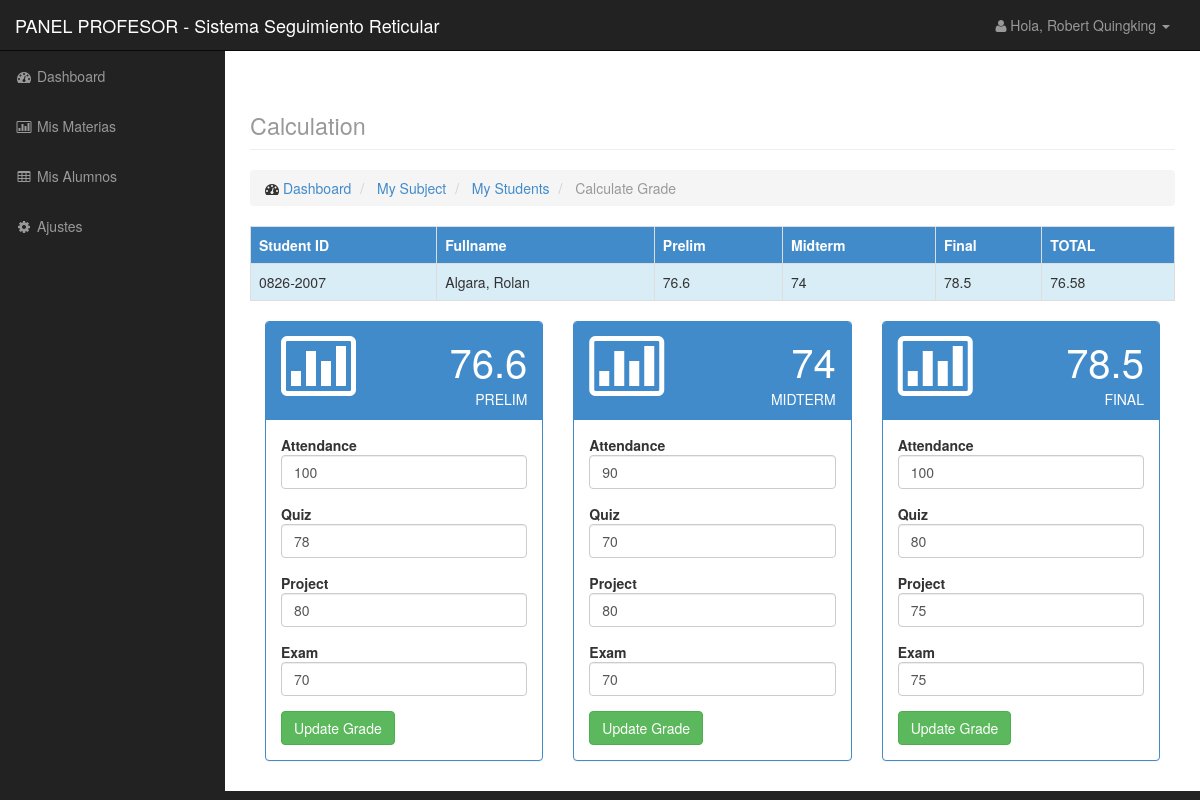
The app's page /retic/teacher/calculate.php?studid=2&classid=10 (signed in) with its own data.
### tables this page shows
CREATE TABLE `student` (
  `id` int(11) NOT NULL,
  `studid` varchar(50) NOT NULL,
  `fname` varchar(100) NOT NULL,
  `lname` varchar(100) NOT NULL,
  `face` varchar(60) NOT NULL,
  `correo` varchar(50) NOT NULL,
  `telefono` varchar(50) NOT NULL,
  `semestre_fk` int(2) NOT NULL
);

CREATE TABLE `studentsubject` (
  `id` int(11) NOT NULL,
  `studid` varchar(50) NOT NULL,
  `classid` int(11) NOT NULL,
  `att1` float NOT NULL,
  `att2` float NOT NULL,
  `att3` float NOT NULL,
  `exam1` float NOT NULL,
  `exam2` float NOT NULL,
  `exam3` float NOT NULL,
  `quiz1` float NOT NULL,
  `quiz2` float NOT NULL,
  `quiz3` float NOT NULL,
  `project1` float NOT NULL,
  `project2` float NOT NULL,
  `project3` float NOT NULL
);

### retic/teacher/data/student_model.php (called while the page is built, shortened)
<?php
    $student = new Datastudent();
    class Datastudent {
        function getstudentgrade($studid,$classid){
            $q = "select * from studentsubject where studid='$studid' and classid='$classid'";
            $r = mysql_query($q);
            if($row = mysql_fetch_array($r)){
                $att1 = ($row['att1']) * .10;
                $att2 = ($row['att2']) * .10;
                $att3 = ($row['att3']) * .10;
                $exam1 = ($row['exam1']) * .50;
                $exam2 = ($row['exam2']) * .50;
                $exam3 = ($row['exam3']) * .50;
                $quiz1 = ($row['quiz1']) * .20;
                $quiz2 = ($row['quiz2']) * .20;
                $quiz3 = ($row['quiz3']) * .20;
                $project1 = ($row['project1']) * .20;
                $project2 = ($row['project2']) * .20;
                $project3 = ($row['project3']) * .20;
                $prelim = $att1 + $exam1 + $quiz1 + $project1;
                $midterm = $att2 + $exam2 + $quiz2 + $project2;
                $final = $att3 + $exam3 + $quiz3 + $project3;
                $total = ($prelim * .30) + ($midterm * .30) + ($final * .40);
                $data = array(
                    'prelim' => $prelim,
                    'midterm' => $midterm,
                    'final' => $final,
                    'total' => $total,
                    'att1' => $row['att1'],
                    'att2' => $row['att2'],
                    'att3' => $row['att3'],
                    'exam1' => $row['exam1'],
                    'exam2' => $row['exam2'],
                    'exam3' => $row['exam3'],
                    'quiz1' => $row['quiz1'],
                    'quiz2' => $row['quiz2'],
                    'quiz3' => $row['quiz3'],
                    'project1' => $row['project1'],
                    'project2' => $row['project2'],
                    'project3' => $row['project3']
                );
            }
            return $data;
        }
        function getstudentbyid($studid){
            $q = "select * from student where id=$studid";
            $r = mysql_query($q);
            $data = array();
            $data[] = mysql_fetch_array($r);
            return $data;
        }
    }
?>

### retic/teacher/calculate.php (the view, shortened to what this page needs)
<?php
    include('include/header.php');
    include('include/sidebar.php');
    include('data/student_model.php');
    $classid = isset($_GET['classid']) ? $_GET['classid']:null;
    $studid = isset($_GET['studid']) ? $_GET['studid']:null;
    $studentgrade = $student->getstudentgrade($studid,$classid);
    $mystudent = $student->getstudentbyid($studid);
?>
<div id="page-wrapper">
    <div class="container-fluid">
        <div class="row">
            <div class="col-lg-12">
                <h1 class="page-header">
                    <small>Calculation</small>
                </h1>
                <ol class="breadcrumb">
                    <li>
                        <i class="fa fa-dashboard"></i> <a href="index.php">Dashboard</a>
                    </li>
                    <li>
                        <a href="subject.php">My Subject</a>
                    </li>
                    <li>
                        <a href="student.php?classid=<?php echo $classid?>">My Students</a>
                    </li>
                    <li class="active">
                        Calculate Grade
                    </li>
                </ol>
            </div>
        </div>
       <div class="row">
            <div class="col-lg-12">
                <div class="table-responsive">
                    <table class="table table-bordered">
                        <tr class="bg-primary">
                            <td><strong>Student ID</strong></td>
                            <td><strong>Fullname</strong></td>
                            <td><strong>Prelim</strong></td>
                            <td><strong>Midterm</strong></td>
                            <td><strong>Final</strong></td>
                            <td><strong>TOTAL</strong></td>
                        </tr>
                        <?php foreach($mystudent as $row): ?>
                        <tr class="bg-info">
                            <td><?php echo $row['studid'];?></td>
                            <td><?php echo $row['lname'].', '.$row['fname'];?></td>
                            <td><?php echo $studentgrade['prelim'];?></td>
                            <td><?php echo $studentgrade['midterm'];?></td>
                            <td><?php echo $studentgrade['final'];?></td>
                            <td><?php echo $studentgrade['total'];?></td>
                        </tr>
                        <?php endforeach;?>
                    </table>
                </div>
                <div class="col-lg-4 col-md-4">
                    <div class="panel panel-primary">
                        <div class="panel-heading">
                            <div class="row">
                                <div class="col-xs-3">
                                    <i class="fa fa-bar-chart-o fa-5x"></i>
                                </div>
                                <div class="col-xs-9 text-right">
                                    <div class="huge"><?php echo $studentgrade['prelim'];?></div>
                                    <div>PRELIM</div>
                                </div>
                            </div>
                        </div>
                        <div class="panel-body">
                            <form action="data/grade_model.php?term=1&studid=<?php echo $studid;?>&classid=<?php echo $classid; ?>" method="POST">
                                <div class="form-group">
                                    <lable><strong>Attendance</strong></lable><input type="number" min=50 max=100 class="form-control" value="<?php echo $studentgrade['att1'];?>" name="att1" />
                                </div>
                                <div class="form-group">
                                    <lable><strong>Quiz</strong></lable><input type="number" min=50 max=100 class="form-control" value="<?php echo $studentgrade['quiz1'];?>" name="quiz1"/>
                                </div>
                                <div class="form-group">
                                    <lable><strong>Project</strong></lable><input type="number" min=50 max=100 class="form-control" value="<?php echo $studentgrade['project1'];?>" name="project1"/>
                                </div>
                                <div class="form-group">
                                    <lable><strong>Exam</strong></lable><input type="number" min=50 max=100 class="form-control" value="<?php echo $studentgrade['exam1'];?>" name="exam1"/>
                                </div>
                                <button type="submit" class="btn btn-success">Update Grade</button>
                            </form>
                        </div>
                    </div>
                </div>
                <div class="col-lg-4 col-md-4">
                    <div class="panel panel-primary">
                        <div class="panel-heading">
                            <div class="row">
                                <div class="col-xs-3">
                                    <i class="fa fa-bar-chart-o fa-5x"></i>
                                </div>
                                <div class="col-xs-9 text-right">
                                    <div class="huge"><?php echo $studentgrade['midterm'];?></div>
                                    <div>MIDTERM</div>
                                </div>
                            </div>
                        </div>
                        <div class="panel-body">
                            <form action="data/grade_model.php?term=2&studid=<?php echo $studid;?>&classid=<?php echo $classid; ?>" method="POST">
                                <div class="form-group">
                                    <lable><strong>Attendance</strong></lable><input type="number" min=50 max=100 class="form-control" value="<?php echo $studentgrade['att2'];?>" name="att2" />
                                </div>
                                <div class="form-group">
                                    <lable><strong>Quiz</strong></lable><input type="number" min=50 max=100 class="form-control" value="<?php echo $studentgrade['quiz2'];?>" name="quiz2"/>
                                </div>
                                <div class="form-group">
                                    <lable><strong>Project</strong></lable><input type="number" min=50 max=100 class="form-control" value="<?php echo $studentgrade['project2'];?>" name="project2"/>
                                </div>
                                <div class="form-group">
                                    <lable><strong>Exam</strong></lable><input type="number" min=50 max=100 class="form-control" value="<?php echo $studentgrade['exam2'];?>" name="exam2"/>
                                </div>
                                <button type="submit" class="btn btn-success">Update Grade</button>
                            </form>
                        </div>
                    </div>
                </div>
                <div class="col-lg-4 col-md-4">
                    <div class="panel panel-primary">
                        <div class="panel-heading">
                            <div class="row">
                                <div class="col-xs-3">
                                    <i class="fa fa-bar-chart-o fa-5x"></i>
                                </div>
                                <div class="col-xs-9 text-right">
                                    <div class="huge"><?php echo $studentgrade['final'];?></div>
                                    <div>FINAL</div>
                                </div>
                            </div>
                        </div>
                        <div class="panel-body">
                            <form action="data/grade_model.php?term=3&studid=<?php echo $studid;?>&classid=<?php echo $classid; ?>" method="POST">
                                <div class="form-group">
                                    <lable><strong>Attendance</strong></lable><input type="number" min=50 max=100 class="form-control" value="<?php echo $studentgrade['att3'];?>" name="att3" />
                                </div>
                                <div class="form-group">
                                    <lable><strong>Quiz</strong></lable><input type="number" min=50 max=100 class="form-control" value="<?php echo $studentgrade['quiz3'];?>" name="quiz3"/>
                                </div>
                                <div class="form-group">
                                    <lable><strong>Project</strong></lable><input type="number" min=50 max=100 class="form-control" value="<?php echo $studentgrade['project3'];?>" name="project3"/>
                                </div>
                                <div class="form-group">
                                    <lable><strong>Exam</strong></lable><input type="number" min=50 max=100 class="form-control" value="<?php echo $studentgrade['exam3'];?>" name="exam3"/>
                                </div>
                                <button type="submit" class="btn btn-success">Update Grade</button>
                            </form>
                        </div>
                    </div>
                </div>
            </div>
        </div>
    </div>
</div>
<?php include('include/footer.php');

### retic/css/sb-admin.css (style rules this page uses)
body { margin-top: 100px; background-color: #222; }
@media (min-width:768px) { body { margin-top: 50px; } }
#page-wrapper { width: 100%; padding: 0; background-color: #fff; }
.huge { font-size: 50px; line-height: normal; }
@media (min-width:768px) { #page-wrapper { padding: 10px; } }
.huge { font-size: 40px; }

### records on screen
student: studid "0826-2007", lname "Algara", fname "Rolan"
studentsubject: att1 "100", quiz1 "78", project1 "80", exam1 "70", att2 "90", quiz2 "70", project2 "80", exam2 "70", att3 "100", quiz3 "80", project3 "75", exam3 "75"

### other values on screen
$_SESSION['name'] "Robert Quingking"
$studentgrade['prelim'] "76.6"
$studentgrade['midterm'] "74"
$studentgrade['final'] "78.5"
